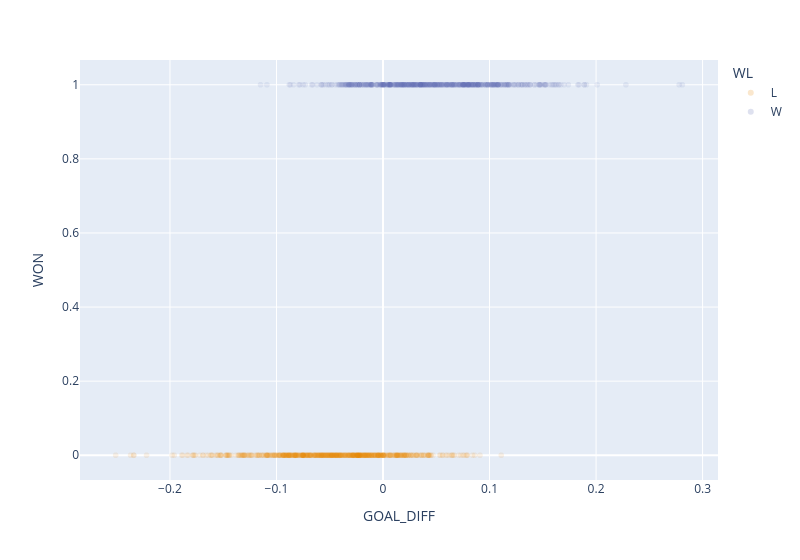

The notebook cell this image was saved under:
### Markdown cell above
As before, we will use the `"GOAL_DIFF"` feature to classify whether a team won (1) or lost (0) their game.

### Code cell
px.scatter(games, x="GOAL_DIFF", y="WON", color="WL", opacity=0.1)

### Figure 1 — Plotly figure (JSON) as saved in the notebook; plotly's stock layout.template omitted (floating-point values rounded to 4 significant figures; data arrays with more than 128 entries replaced by an {"elided": "..."} marker saying what was removed)
{"data": [{"hovertemplate": "WL=L<br>GOAL_DIFF=%{x}<br>WON=%{y}<extra></extra>", "legendgroup": "L", "marker": {"color": "rgb(229, 134, 6)", "opacity": 0.1, "symbol": "circle"}, "mode": "markers", "name": "L", "showlegend": true, "type": "scattergl", "x": {"elided": "625 float values"}, "xaxis": "x", "y": {"elided": "625 int values"}, "yaxis": "y"}, {"hovertemplate": "WL=W<br>GOAL_DIFF=%{x}<br>WON=%{y}<extra></extra>", "legendgroup": "W", "marker": {"color": "rgb(93, 105, 177)", "opacity": 0.1, "symbol": "circle"}, "mode": "markers", "name": "W", "showlegend": true, "type": "scattergl", "x": {"elided": "605 float values"}, "xaxis": "x", "y": {"elided": "605 int values"}, "yaxis": "y"}], "layout": {"legend": {"title": {"text": "WL"}, "tracegroupgap": 0}, "margin": {"t": 60}, "width": 800, "xaxis": {"anchor": "y", "domain": [0.0, 1.0], "title": {"text": "GOAL_DIFF"}}, "yaxis": {"anchor": "x", "domain": [0.0, 1.0], "title": {"text": "WON"}}}}
